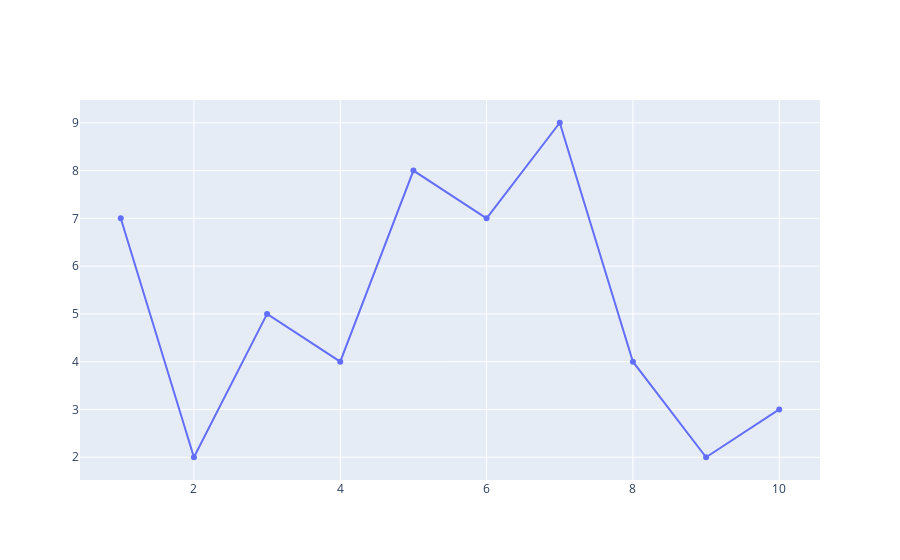

The notebook cell saved with this chart:
### Code cell
fig = go.Figure(go.Scatter(x = x, y = y))
fig.show()

### Figure 1 — Plotly figure (JSON) as saved in the notebook; plotly's stock layout.template omitted (floating-point values rounded to 4 significant figures)
{"data": [{"type": "scatter", "x": [1, 2, 3, 4, 5, 6, 7, 8, 9, 10], "y": [7, 2, 5, 4, 8, 7, 9, 4, 2, 3]}], "layout": {}}
